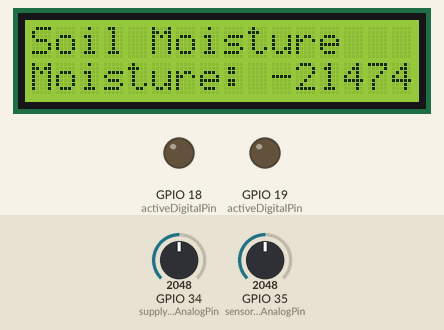
Recording of a sketch running on a simulated ESP32. Shown: 16×2 character LCD, output pins drawn as LEDs (lit = HIGH). The test bench sets the inputs (shaded band); at power-on: GPIO 35 (sensorVoltageAnalogPin) = 2048, GPIO 34 (supplyVoltageAnalogPin) = 2048. What the sketch prints to the serial monitor is not drawn.

Above: at 1.4 s.
1.5 s: GPIO 35 (sensorVoltageAnalogPin) set to 2077
At 4.02 s:
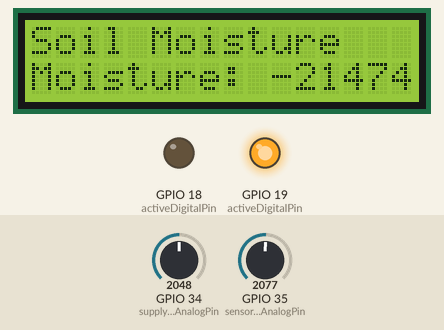
At 5.5 s:
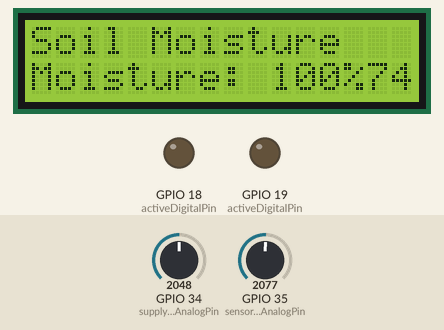
7.5 s: GPIO 34 (supplyVoltageAnalogPin) set to 2144
9.4 s: GPIO 35 (sensorVoltageAnalogPin) set to 2866
At 12.1 s:
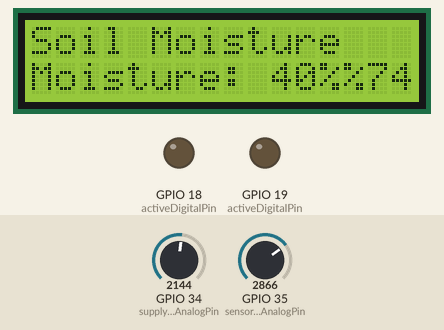
12.4 s: GPIO 34 (supplyVoltageAnalogPin) set to 2795
15.4 s: GPIO 34 (supplyVoltageAnalogPin) set to 2924
18.4 s: GPIO 35 (sensorVoltageAnalogPin) set to 3603
At 20.1 s:
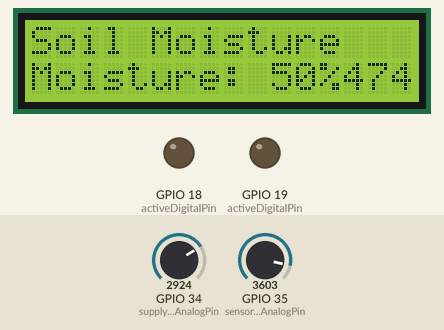
Timing chart, 0 to 21.1 s (numbered marks = the images above; inputs shaded):
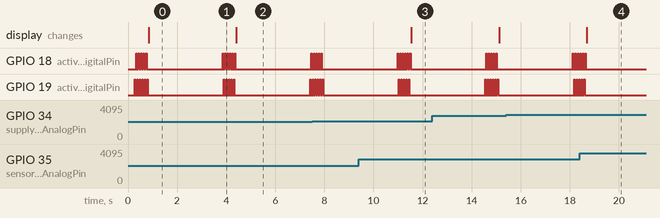

Measured:
- the behaviour switches between 2048 and 2049 on GPIO 35 (sensorVoltageAnalogPin) (found by bisection; images 0 and 1)
- after the input at 1.5 s, the display: changes after 2.9 s (image 2)
- after the input at 9.4 s, the display: changes after 2.1 s (image 3)
- after the input at 18.4 s, the display: changes after 0.29 s (image 4)

The sketch:

esp32_watermark_sensor.ino
```cpp
#include <Wire.h>
#include <LiquidCrystal_I2C.h>

// Include the library for ESP32 soil moisture sensor
#define NUM_READS 11    // Number of sensor reads for filtering

typedef struct {        // Structure to store filtered moisture percentage and resistance values
  int moisture;
  long resistance;
} values;

// Constants
const long knownResistor = 4700;  // Resistor value in Ohms
int activeDigitalPin = 18;        // Pins for switching current paths
int supplyVoltageAnalogPin;       // Pins for reading supply voltage
int sensorVoltageAnalogPin;       // Pins for reading sensor voltage
int supplyVoltage;                // Supply voltage value
int sensorVoltage;                // Sensor voltage value
values valueOf[NUM_READS];        // Stores readings for filtering

// LCD initialization (I2C address 0x27 for 16x2 display)
LiquidCrystal_I2C lcd(0x27, 16, 2);

// Setup function
void setup() {
  // Initialize serial communication
  Serial.begin(115200);

  // Initialize I2C LCD
  lcd.init();
  lcd.backlight();
  lcd.setCursor(0, 0);
  lcd.print("Soil Moisture");

  // Initialize ESP32 pins
  pinMode(18, OUTPUT);  // Digital pin 18 for current path 1
  pinMode(19, OUTPUT);  // Digital pin 19 for current path 2
  delay(200);
}

void loop() {
  // Reading sensor values, filtering, and calculating resistance
  for (int i = 0; i < NUM_READS; i++) {
    setupCurrentPath();  // Configure pins for measurement

    // Turn on voltage supply for the sensor
    digitalWrite(activeDigitalPin, HIGH);
    delay(25);
    supplyVoltage = analogRead(supplyVoltageAnalogPin);  // Read supply voltage
    sensorVoltage = analogRead(sensorVoltageAnalogPin);  // Read sensor voltage
    digitalWrite(activeDigitalPin, LOW);  // Turn off voltage supply
    delay(25);

    // Calculate resistance and moisture percentage
    valueOf[i].resistance = long(float(knownResistor) * (supplyVoltage - sensorVoltage) / sensorVoltage + 0.5);
    valueOf[i].moisture = min(int(pow(valueOf[i].resistance / 331.55, 1.0 / -1.695) * 100 + 0.5), 100);
  }

  // Sort and display the median moisture value
  sortMoistures();

  // Print values to the Serial Monitor and LCD
  Serial.print("Resistance: ");
  Serial.print(valueOf[NUM_READS / 2].resistance);
  Serial.print(", Moisture: ");
  Serial.println(valueOf[NUM_READS / 2].moisture);

  lcd.setCursor(0, 1);
  lcd.print("Moisture: ");
  lcd.print(valueOf[NUM_READS / 2].moisture);
  lcd.print("%");

  // Delay before the next measurement
  delay(3000);
}

// Helper function to switch between pins for current paths
void setupCurrentPath() {
  if (activeDigitalPin == 18) {
    activeDigitalPin = 19;
    supplyVoltageAnalogPin = 34;  // ESP32 analog pin for supply voltage
    sensorVoltageAnalogPin = 35;  // ESP32 analog pin for sensor voltage
  } else {
    activeDigitalPin = 18;
    supplyVoltageAnalogPin = 35;
    sensorVoltageAnalogPin = 34;
  }
}

// Helper function to sort moisture values using selection sort
void sortMoistures() {
  int j;
  values temp;
  for (int i = 0; i < NUM_READS - 1; i++) {
    for (j = i + 1; j < NUM_READS; j++) {
      if (valueOf[i].moisture > valueOf[j].moisture) {
        temp = valueOf[i];
        valueOf[i] = valueOf[j];
        valueOf[j] = temp;
      }
    }
  }
}
```
